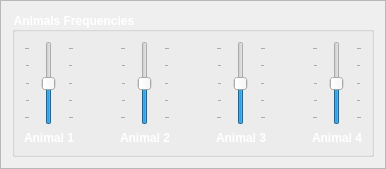
              <widget class="QFrame" name="frame_19">
               <property name="frameShape">
                <enum>QFrame::StyledPanel</enum>
               </property>
               <property name="frameShadow">
                <enum>QFrame::Raised</enum>
               </property>
               <layout class="QGridLayout" name="gridLayout_29">
                <item row="0" column="0">
                 <widget class="QGroupBox" name="groupBox_5">
                  <property name="sizePolicy">
                   <sizepolicy hsizetype="Expanding" vsizetype="Maximum">
                    <horstretch>0</horstretch>
                    <verstretch>0</verstretch>
                   </sizepolicy>
                  </property>
                  <property name="maximumSize">
                   <size>
                    <width>16777215</width>
                    <height>150</height>
                   </size>
                  </property>
                  <property name="font">
                   <font>
                    <pointsize>9</pointsize>
                    <weight>75</weight>
                    <bold>true</bold>
                   </font>
                  </property>
                  <property name="styleSheet">
                   <string notr="true">color: rgb(255, 255, 255);</string>
                  </property>
                  <property name="title">
                   <string>Animals Frequencies</string>
                  </property>
                  <layout class="QGridLayout" name="gridLayout_47">
                   <item row="0" column="0">
                    <layout class="QHBoxLayout" name="horizontalLayout_11">
                     <item>
                      <layout class="QVBoxLayout" name="verticalLayout_21">
                       <item>
                        <widget class="QSlider" name="Animals_Sounds_Animal_1_Frequency_Slider">
                         <property name="sizePolicy">
                          <sizepolicy hsizetype="Maximum" vsizetype="Expanding">
                           <horstretch>0</horstretch>
                           <verstretch>0</verstretch>
                          </sizepolicy>
                         </property>
                         <property name="minimumSize">
                          <size>
                           <width>50</width>
                           <height>0</height>
                          </size>
                         </property>
                         <property name="maximumSize">
                          <size>
                           <width>35</width>
                           <height>16777215</height>
                          </size>
                         </property>
                         <property name="minimum">
                          <number>-2</number>
                         </property>
                         <property name="maximum">
                          <number>2</number>
                         </property>
                         <property name="orientation">
                          <enum>Qt::Vertical</enum>
                         </property>
                         <property name="tickPosition">
                          <enum>QSlider::TicksBothSides</enum>
                         </property>
                        </widget>
                       </item>
                       <item>
                        <widget class="QLabel" name="Animals_Sounds_Animal_1_Label">
                         <property name="minimumSize">
                          <size>
                           <width>50</width>
                           <height>0</height>
                          </size>
                         </property>
                         <property name="maximumSize">
                          <size>
                           <width>35</width>
                           <height>16777215</height>
                          </size>
                         </property>
                         <property name="font">
                          <font>
                           <weight>75</weight>
                           <bold>true</bold>
                          </font>
                         </property>
                         <property name="text">
                          <string>Animal 1</string>
                         </property>
                        </widget>
                       </item>
                      </layout>
                     </item>
                     <item>
                      <spacer name="horizontalSpacer_40">
                       <property name="orientation">
                        <enum>Qt::Horizontal</enum>
                       </property>
                       <property name="sizeHint" stdset="0">
                        <size>
                         <width>40</width>
                         <height>20</height>
                        </size>
                       </property>
                      </spacer>
                     </item>
                     <item>
                      <layout class="QVBoxLayout" name="verticalLayout_22">
                       <item>
                        <widget class="QSlider" name="Animals_Sounds_Animal_2_Frequency_Slider">
                         <property name="sizePolicy">
                          <sizepolicy hsizetype="Maximum" vsizetype="Expanding">
                           <horstretch>0</horstretch>
                           <verstretch>0</verstretch>
                          </sizepolicy>
                         </property>
                         <property name="minimumSize">
                          <size>
                           <width>50</width>
                           <height>0</height>
                          </size>
                         </property>
                         <property name="maximumSize">
                          <size>
                           <width>35</width>
                           <height>16777215</height>
                          </size>
                         </property>
                         <property name="minimum">
                          <number>-2</number>
                         </property>
                         <property name="maximum">
                          <number>2</number>
                         </property>
                         <property name="orientation">
                          <enum>Qt::Vertical</enum>
                         </property>
                         <property name="tickPosition">
                          <enum>QSlider::TicksBothSides</enum>
                         </property>
                        </widget>
                       </item>
                       <item>
                        <widget class="QLabel" name="Animals_Sounds_Animal_2_Label">
                         <property name="minimumSize">
                          <size>
                           <width>50</width>
                           <height>0</height>
                          </size>
                         </property>
                         <property name="maximumSize">
                          <size>
                           <width>35</width>
                           <height>16777215</height>
                          </size>
                         </property>
                         <property name="font">
                          <font>
                           <weight>75</weight>
                           <bold>true</bold>
                          </font>
                         </property>
                         <property name="text">
                          <string>Animal 2</string>
                         </property>
                        </widget>
                       </item>
                      </layout>
                     </item>
                     <item>
                      <spacer name="horizontalSpacer_41">
                       <property name="orientation">
                        <enum>Qt::Horizontal</enum>
                       </property>
                       <property name="sizeHint" stdset="0">
                        <size>
                         <width>40</width>
                         <height>20</height>
                        </size>
                       </property>
                      </spacer>
                     </item>
                     <item>
                      <layout class="QVBoxLayout" name="verticalLayout_23">
                       <item>
                        <widget class="QSlider" name="Animals_Sounds_Animal_3_Frequency_Slider">
                         <property name="sizePolicy">
                          <sizepolicy hsizetype="Maximum" vsizetype="Expanding">
                           <horstretch>0</horstretch>
                           <verstretch>0</verstretch>
                          </sizepolicy>
                         </property>
                         <property name="minimumSize">
                          <size>
                           <width>50</width>
                           <height>0</height>
                          </size>
                         </property>
                         <property name="maximumSize">
                          <size>
                           <width>35</width>
                           <height>16777215</height>
                          </size>
                         </property>
                         <property name="minimum">
                          <number>-2</number>
                         </property>
                         <property name="maximum">
                          <number>2</number>
                         </property>
                         <property name="orientation">
                          <enum>Qt::Vertical</enum>
                         </property>
                         <property name="tickPosition">
                          <enum>QSlider::TicksBothSides</enum>
                         </property>
                        </widget>
                       </item>
                       <item>
                        <widget class="QLabel" name="Animals_Sounds_Animal_3_Label">
                         <property name="minimumSize">
                          <size>
                           <width>50</width>
                           <height>0</height>
                          </size>
                         </property>
                         <property name="maximumSize">
                          <size>
                           <width>35</width>
                           <height>16777215</height>
                          </size>
                         </property>
                         <property name="font">
                          <font>
                           <weight>75</weight>
                           <bold>true</bold>
                          </font>
                         </property>
                         <property name="text">
                          <string>Animal 3</string>
                         </property>
                        </widget>
                       </item>
                      </layout>
                     </item>
                     <item>
                      <spacer name="horizontalSpacer_46">
                       <property name="orientation">
                        <enum>Qt::Horizontal</enum>
                       </property>
                       <property name="sizeHint" stdset="0">
                        <size>
                         <width>40</width>
                         <height>20</height>
                        </size>
                       </property>
                      </spacer>
                     </item>
                     <item>
                      <layout class="QVBoxLayout" name="verticalLayout_24">
                       <item>
                        <widget class="QSlider" name="Animals_Sounds_Animal_4_Frequency_Slider">
                         <property name="sizePolicy">
                          <sizepolicy hsizetype="Maximum" vsizetype="Expanding">
                           <horstretch>0</horstretch>
                           <verstretch>0</verstretch>
                          </sizepolicy>
                         </property>
                         <property name="minimumSize">
                          <size>
                           <width>50</width>
                           <height>0</height>
                          </size>
                         </property>
                         <property name="maximumSize">
                          <size>
                           <width>35</width>
                           <height>16777215</height>
                          </size>
                         </property>
                         <property name="minimum">
                          <number>-2</number>
                         </property>
                         <property name="maximum">
                          <number>2</number>
                         </property>
                         <property name="orientation">
                          <enum>Qt::Vertical</enum>
                         </property>
                         <property name="tickPosition">
                          <enum>QSlider::TicksBothSides</enum>
                         </property>
                        </widget>
                       </item>
                       <item>
                        <widget class="QLabel" name="Animals_Sounds_Animal_4_Label">
                         <property name="minimumSize">
                          <size>
                           <width>50</width>
                           <height>0</height>
                          </size>
                         </property>
                         <property name="maximumSize">
                          <size>
                           <width>35</width>
                           <height>16777215</height>
                          </size>
                         </property>
                         <property name="font">
                          <font>
                           <weight>75</weight>
                           <bold>true</bold>
                          </font>
                         </property>
                         <property name="text">
                          <string>Animal 4</string>
                         </property>
                        </widget>
                       </item>
                      </layout>
                     </item>
                    </layout>
                   </item>
                  </layout>
                 </widget>
                </item>
               </layout>
              </widget>
